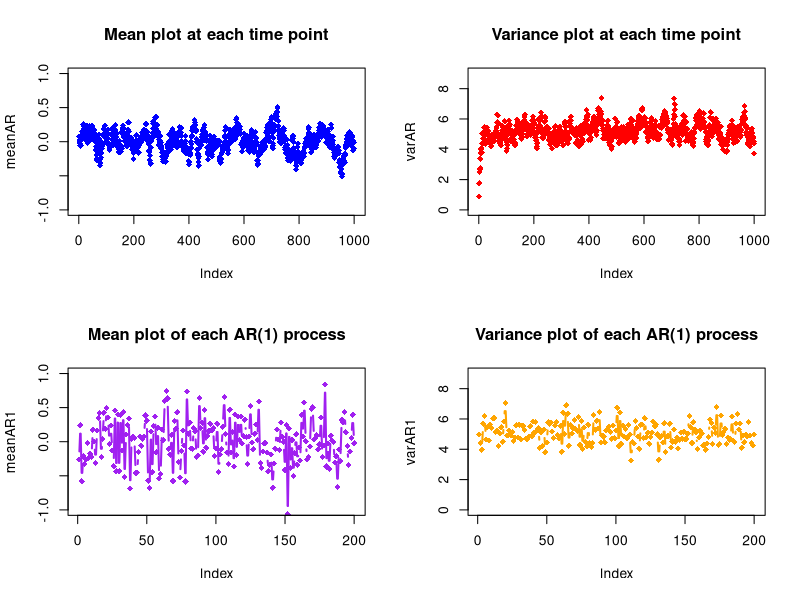

R code for this plot:
n = 1000
k = 200
AR1gen = function(j){

#Q6.part(a): generating the AR(1)series for n
  e=rnorm(n)
  y=NULL 
y[1]=e[1]            #since y0=0, y1 is nothing but e1

#I am assuming roh_t is a const and its value is roh
#So the AR(1) I am simulating from is: y(t)=roh*y(t-1)+e(t)
roh=0.9
for (i in 2:n){
  y[i]=roh*y[i-1]+e[i]
}
  return(y)
}

data = sapply(1:k,AR1gen)

########################################################################
par(mfrow=c(2,2))
#taking mean of each of k realizations of the AR(1) process at each time-point
meanAR=rowMeans(data)
plot(meanAR,type="b",lwd=2,col="blue",pch=18, main="Mean plot at each time point",ylim=c(-1,1))

#taking Variance of each of k realizations of the AR(1) process at each time point
varAR=apply(data,1,var)
plot(varAR,type="b",lwd=2,col="red",pch=18, main="Variance plot at each time point",ylim=c(0,9))

#########################################################################
#taking mean of each of n realizations of the AR(1) process
meanAR1=colMeans(data)
plot(meanAR1,type="b",lwd=2,col="purple",pch=18, main="Mean plot of each AR(1) process",ylim=c(-1,1))

#taking Variance of each of n realizations of the AR(1) process
varAR1=apply(data,2,var)
plot(varAR1,type="b",lwd=2,col="orange",pch=18, main="Variance plot of each AR(1) process",ylim=c(0,9))


